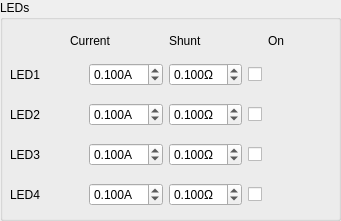
       <widget class="QGroupBox" name="groupBox">
        <property name="geometry">
         <rect>
          <x>10</x>
          <y>440</y>
          <width>341</width>
          <height>221</height>
         </rect>
        </property>
        <property name="title">
         <string>LEDs</string>
        </property>
        <widget class="QWidget" name="layoutWidget">
         <property name="geometry">
          <rect>
           <x>10</x>
           <y>140</y>
           <width>311</width>
           <height>30</height>
          </rect>
         </property>
         <layout class="QHBoxLayout" name="horizontalLayout_4">
          <item>
           <widget class="QLabel" name="led3Label">
            <property name="text">
             <string>LED3</string>
            </property>
           </widget>
          </item>
          <item>
           <widget class="QDoubleSpinBox" name="led3CurrentDoubleSpinBox">
            <property name="suffix">
             <string>A</string>
            </property>
            <property name="decimals">
             <number>3</number>
            </property>
            <property name="value">
             <double>0.100000000000000</double>
            </property>
           </widget>
          </item>
          <item>
           <widget class="QDoubleSpinBox" name="led3ShuntDoubleSpinBox">
            <property name="suffix">
             <string>Ω</string>
            </property>
            <property name="decimals">
             <number>3</number>
            </property>
            <property name="value">
             <double>0.100000000000000</double>
            </property>
           </widget>
          </item>
          <item>
           <widget class="QCheckBox" name="led3CheckBox">
            <property name="text">
             <string/>
            </property>
           </widget>
          </item>
         </layout>
        </widget>
        <widget class="QWidget" name="layoutWidget_3">
         <property name="geometry">
          <rect>
           <x>10</x>
           <y>100</y>
           <width>311</width>
           <height>30</height>
          </rect>
         </property>
         <layout class="QHBoxLayout" name="horizontalLayout_6">
          <item>
           <widget class="QLabel" name="led2Label">
            <property name="text">
             <string>LED2</string>
            </property>
           </widget>
          </item>
          <item>
           <widget class="QDoubleSpinBox" name="led2CurrentDoubleSpinBox">
            <property name="suffix">
             <string>A</string>
            </property>
            <property name="decimals">
             <number>3</number>
            </property>
            <property name="value">
             <double>0.100000000000000</double>
            </property>
           </widget>
          </item>
          <item>
           <widget class="QDoubleSpinBox" name="led2ShuntDoubleSpinBox">
            <property name="suffix">
             <string>Ω</string>
            </property>
            <property name="decimals">
             <number>3</number>
            </property>
            <property name="value">
             <double>0.100000000000000</double>
            </property>
           </widget>
          </item>
          <item>
           <widget class="QCheckBox" name="led2CheckBox">
            <property name="text">
             <string/>
            </property>
           </widget>
          </item>
         </layout>
        </widget>
        <widget class="QWidget" name="layoutWidget_2">
         <property name="geometry">
          <rect>
           <x>10</x>
           <y>180</y>
           <width>311</width>
           <height>30</height>
          </rect>
         </property>
         <layout class="QHBoxLayout" name="horizontalLayout_5">
          <item>
           <widget class="QLabel" name="led4Label">
            <property name="text">
             <string>LED4</string>
            </property>
           </widget>
          </item>
          <item>
           <widget class="QDoubleSpinBox" name="led4CurrentDoubleSpinBox">
            <property name="suffix">
             <string>A</string>
            </property>
            <property name="decimals">
             <number>3</number>
            </property>
            <property name="value">
             <double>0.100000000000000</double>
            </property>
           </widget>
          </item>
          <item>
           <widget class="QDoubleSpinBox" name="led4ShuntDoubleSpinBox">
            <property name="suffix">
             <string>Ω</string>
            </property>
            <property name="decimals">
             <number>3</number>
            </property>
            <property name="value">
             <double>0.100000000000000</double>
            </property>
           </widget>
          </item>
          <item>
           <widget class="QCheckBox" name="led4CheckBox">
            <property name="text">
             <string/>
            </property>
           </widget>
          </item>
         </layout>
        </widget>
        <widget class="QWidget" name="layoutWidget">
         <property name="geometry">
          <rect>
           <x>10</x>
           <y>60</y>
           <width>311</width>
           <height>30</height>
          </rect>
         </property>
         <layout class="QHBoxLayout" name="horizontalLayout_2">
          <item>
           <widget class="QLabel" name="led1Label">
            <property name="text">
             <string>LED1</string>
            </property>
           </widget>
          </item>
          <item>
           <widget class="QDoubleSpinBox" name="led1CurrentDoubleSpinBox">
            <property name="suffix">
             <string>A</string>
            </property>
            <property name="decimals">
             <number>3</number>
            </property>
            <property name="value">
             <double>0.100000000000000</double>
            </property>
           </widget>
          </item>
          <item>
           <widget class="QDoubleSpinBox" name="led1ShuntDoubleSpinBox">
            <property name="prefix">
             <string/>
            </property>
            <property name="suffix">
             <string>Ω</string>
            </property>
            <property name="decimals">
             <number>3</number>
            </property>
            <property name="value">
             <double>0.100000000000000</double>
            </property>
           </widget>
          </item>
          <item>
           <widget class="QCheckBox" name="led1CheckBox">
            <property name="text">
             <string/>
            </property>
           </widget>
          </item>
         </layout>
        </widget>
        <widget class="QWidget" name="layoutWidget">
         <property name="geometry">
          <rect>
           <x>70</x>
           <y>30</y>
           <width>291</width>
           <height>21</height>
          </rect>
         </property>
         <layout class="QHBoxLayout" name="horizontalLayout_3">
          <item>
           <widget class="QLabel" name="label_4">
            <property name="text">
             <string>Current</string>
            </property>
           </widget>
          </item>
          <item>
           <widget class="QLabel" name="label_5">
            <property name="text">
             <string>Shunt</string>
            </property>
           </widget>
          </item>
          <item>
           <widget class="QLabel" name="label_6">
            <property name="text">
             <string>On</string>
            </property>
           </widget>
          </item>
         </layout>
        </widget>
       </widget>
